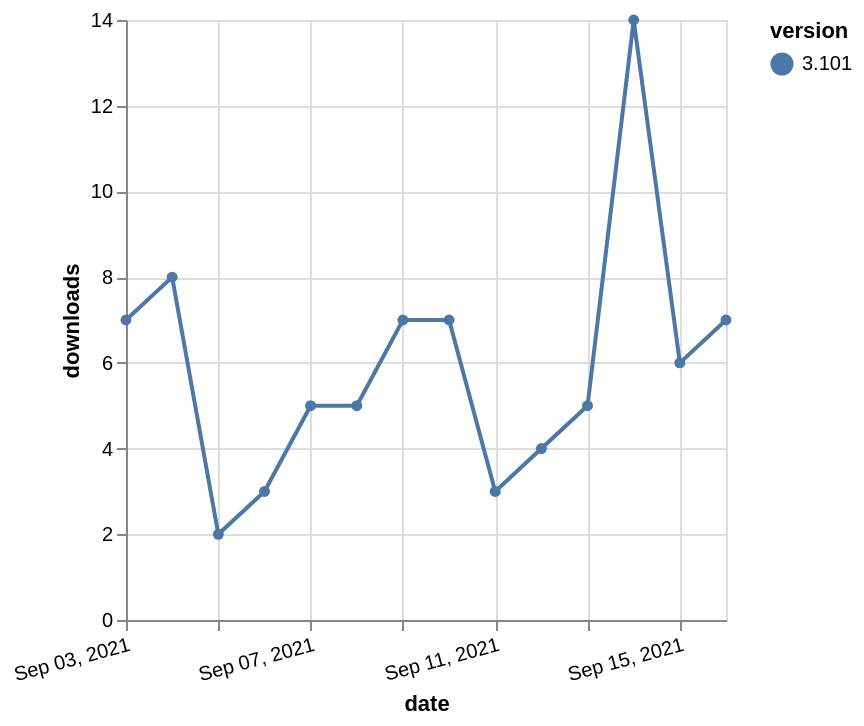

Write the Vega-Lite specification saved for this chart.
### Vega-Lite specification from a JSON file in a GitHub repository (floating-point values rounded to 4 significant figures)
{"$schema": "https://vega.github.io/schema/vega-lite/v5.json", "description": "A simple bar chart with embedded data.", "data": {"values": [{"date": "2021-09-03", "total": 24624, "delta": 7, "version": "3.101"}, {"date": "2021-09-04", "total": 24632, "delta": 8, "version": "3.101"}, {"date": "2021-09-05", "total": 24634, "delta": 2, "version": "3.101"}, {"date": "2021-09-06", "total": 24637, "delta": 3, "version": "3.101"}, {"date": "2021-09-07", "total": 24642, "delta": 5, "version": "3.101"}, {"date": "2021-09-08", "total": 24647, "delta": 5, "version": "3.101"}, {"date": "2021-09-09", "total": 24654, "delta": 7, "version": "3.101"}, {"date": "2021-09-10", "total": 24661, "delta": 7, "version": "3.101"}, {"date": "2021-09-11", "total": 24664, "delta": 3, "version": "3.101"}, {"date": "2021-09-12", "total": 24668, "delta": 4, "version": "3.101"}, {"date": "2021-09-13", "total": 24673, "delta": 5, "version": "3.101"}, {"date": "2021-09-14", "total": 24687, "delta": 14, "version": "3.101"}, {"date": "2021-09-15", "total": 24693, "delta": 6, "version": "3.101"}, {"date": "2021-09-16", "total": 24700, "delta": 7, "version": "3.101"}]}, "width": "container", "mark": {"type": "line", "point": {"filled": true}}, "encoding": {"x": {"field": "date", "type": "temporal", "timeUnit": "yearmonthdate", "title": "date", "axis": {"labelAngle": -15}}, "y": {"field": "delta", "type": "quantitative", "title": "downloads"}, "color": {"field": "version", "type": "nominal"}, "tooltip": {"field": "delta"}}}
